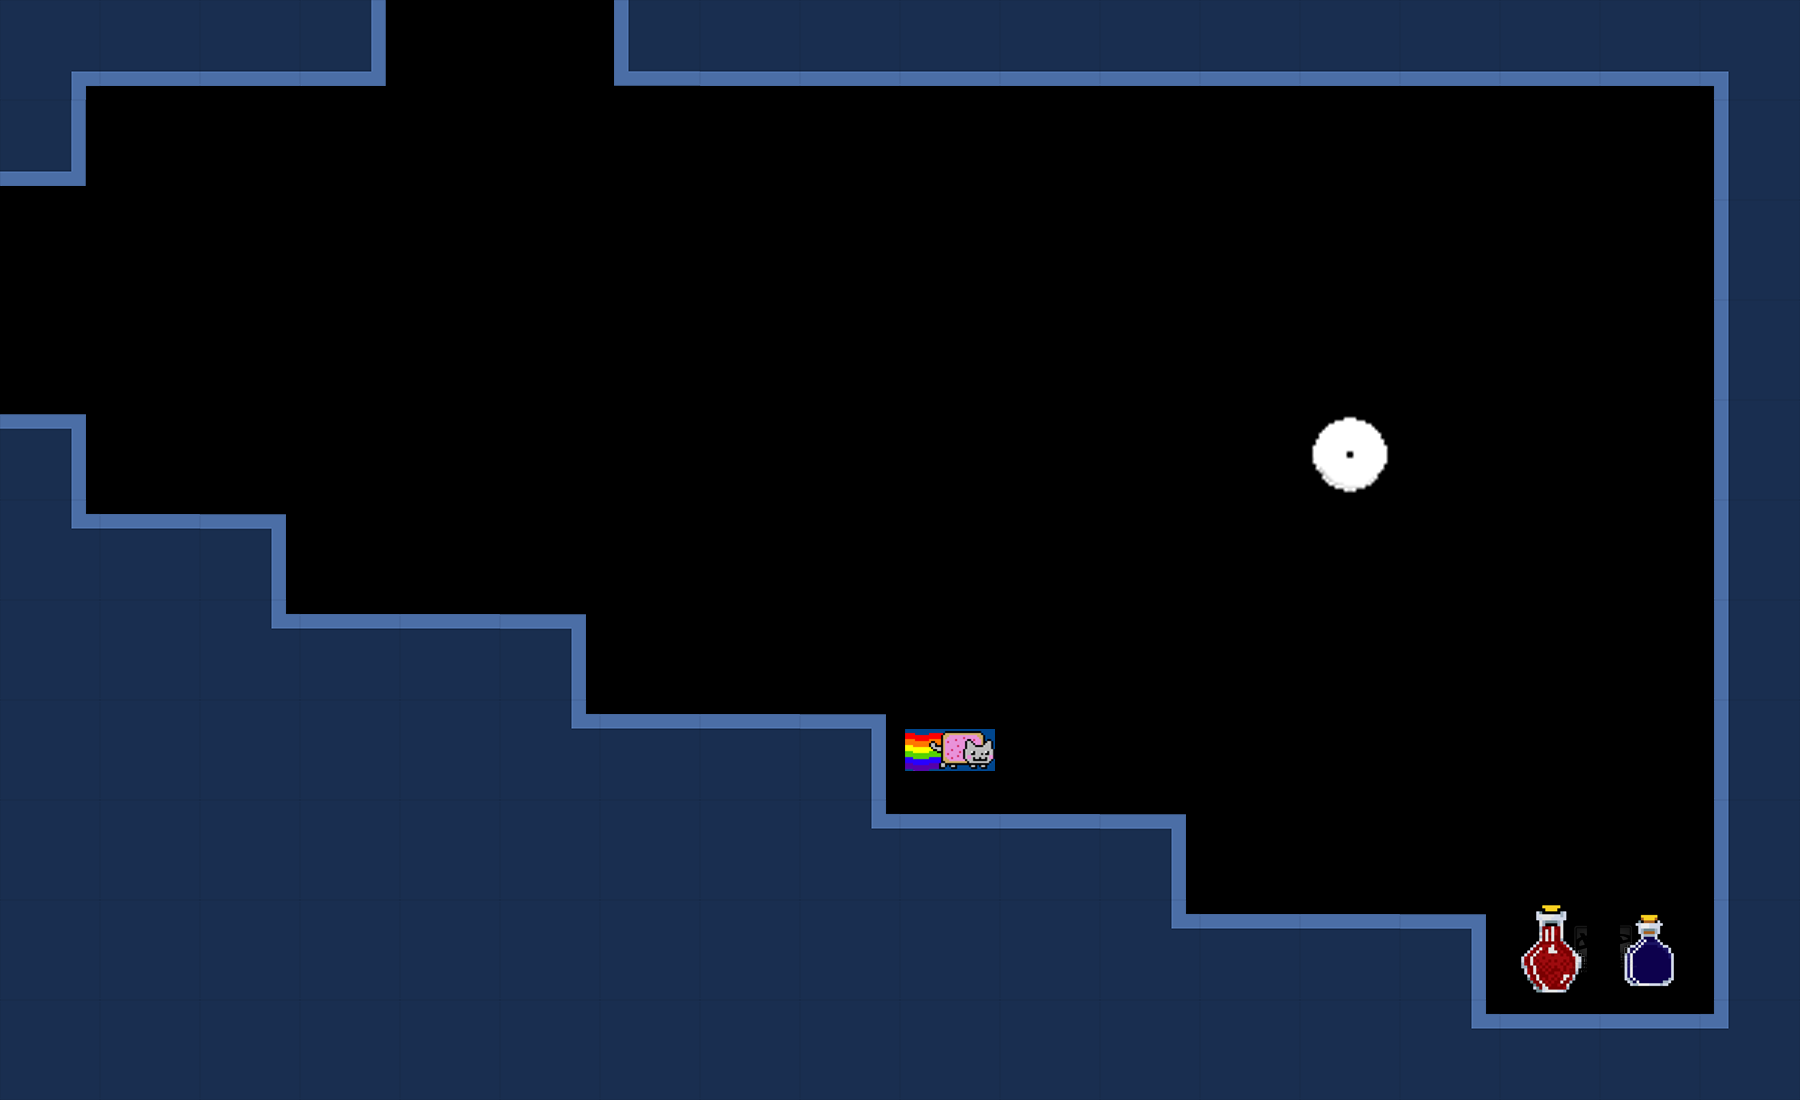

A 2D game scene composited from a Tiled map and its tileset images. What follows is a short description and the map's XML, with every tile layer's data as written:
An orthogonal 18x11 tile map with 100x100 px tiles, 1 tile layer (Calque de Tile 1).

<map version="1.0" orientation="orthogonal" renderorder="right-down" width="18" height="11" tilewidth="100" tileheight="100" nextobjectid="1">
 <tileset firstgid="1" name="tileset" tilewidth="100" tileheight="100" tilecount="64" columns="8">
  <image source="../../Sources/tileset.png" width="800" height="800" />
 </tileset>
 <layer name="Calque de Tile 1" width="18" height="11">
  <data encoding="csv">
5,6,6,16,0,0,3,6,6,6,6,6,6,6,6,6,6,7,
16,0,0,0,0,0,0,0,0,0,0,0,0,0,0,0,0,11,
0,0,0,0,28,28,0,0,0,0,0,0,0,0,0,0,0,11,
0,0,0,0,0,0,0,0,0,0,0,0,0,0,0,0,0,11,
12,0,0,0,28,0,0,0,0,0,0,0,0,17,0,0,0,11,
13,14,12,0,0,0,0,0,0,0,0,0,0,0,0,0,0,11,
4,4,13,14,14,12,0,0,0,0,0,0,0,0,0,0,0,11,
4,4,4,4,4,13,14,14,12,18,0,0,0,0,0,0,0,11,
4,4,4,4,4,4,4,4,13,14,14,12,0,0,0,0,0,11,
4,4,4,4,4,4,4,4,4,4,4,13,14,14,12,19,20,11,
4,4,4,4,4,4,4,4,4,4,4,4,4,4,13,14,14,15
</data>
 </layer>
</map>